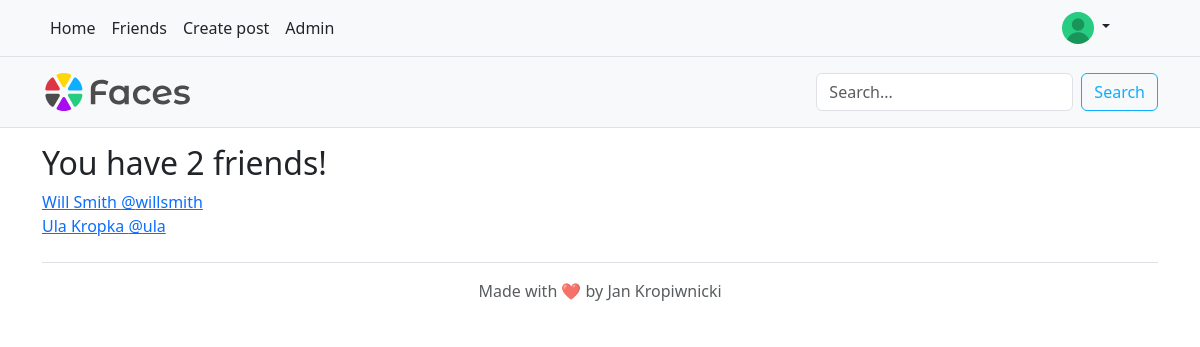
The page /friends/ (signed in) on the database its author committed.
### faces_app/models.py (models this page shows)
class ProfilePicture(models.Model):
    user = models.OneToOneField(User, on_delete=models.CASCADE)
    url = models.URLField()

class Person(models.Model):
    user = models.OneToOneField(User, on_delete=models.CASCADE)
    friends = models.ManyToManyField("self")
    notifications = models.JSONField()
    unread = models.PositiveIntegerField()
    bio = models.TextField(max_length=300, default="")
    POST_VIS_FRIENDS = '0'
    POST_VIS_FRIENDS_FRIENDS = '1'
    POST_VIS_EVERYONE = '2'
    POST_VIS_CHOICES = [
        (POST_VIS_FRIENDS, "Friends"),
        (POST_VIS_FRIENDS_FRIENDS, "Friends' friends"),
        (POST_VIS_EVERYONE, "Everyone"),
    ]
    post_vis = models.PositiveIntegerField(
        choices=POST_VIS_CHOICES,
        default=POST_VIS_FRIENDS
    )

### faces_app/views.py (the view)
# urls.py: path('friends/', faces_app.views.friend_list, name="friends"),
def friend_list(request):
    return render(request, "friend-list.html", {"friend_count": len(request.user.person.friends.all())})

### templates/friend-list.html (shortened to what this page needs)
{% extends 'base.html' %}
{% block content %}
    <h2>You have {% if friend_count == 0 %}no{% else %}{{ friend_count }}{% endif %} friend{% if friend_count != 1 %}s{% endif %}!</h2>
    {% for friend in user.person.friends.all %}
        <a href="{% url 'user' friend.user.username %}">{{ friend.user.first_name }} {{ friend.user.last_name }} @{{ friend.user.username }}</a><br>
    {% endfor %}
{% endblock %}

### templates/base.html (shortened to what this page needs)
{% load static %}
<!DOCTYPE html>
<html lang="en">
<head>
    <link href="https://cdn.jsdelivr.net/npm/bootstrap@5.3.0-alpha1/dist/css/bootstrap.min.css" rel="stylesheet"
>
    <link rel="stylesheet" href="https://cdn.jsdelivr.net/npm/bootstrap-icons@1.10.3/font/bootstrap-icons.css">
    <link rel="stylesheet" href="{% static "css/colors.css" %}">
</head>
<body>
    <header class="py-3 mb-4 border-bottom bg-light fixed-top">
        <div class="container d-flex flex-wrap justify-content-center">
            <a href="/" class="d-flex align-items-center me-5 me-lg-auto text-dark text-decoration-none">
                <img class="bi me-1" height="38" src="{% static 'img/faces.svg' %}" alt="Faces logo">
            </a>
            {% if user.is_authenticated %}
                <form method="get" class="d-flex mt-3 mt-md-0" role="search" action="{% url 'search_results' %}">
                    <input class="form-control me-2" name="q" type="search" placeholder="Search..." aria-label="Search"
                           value="{% block query %}{% endblock %}" required>
                    <button class="btn btn-outline-primary" type="submit">Search</button>
                </form>
            {% endif %}
        </div>
    </header>
    <nav class="navbar navbar-expand-md py-2 bg-light border-bottom fixed-top">
        <div class="container d-flex flex-wrap">
            <div class="collapse navbar-collapse" id="navbarCollapse">
                {% if not user.is_authenticated %}
                    <ul class="nav me-auto">
                        <li class="nav-item"><a href="#" class="nav-link link-dark px-2 active" aria-current="page">Home</a></li>
                        <li class="nav-item"><a href="#" class="nav-link link-dark px-2">About</a></li>
                        <li class="nav-item"><a href="#" class="nav-link link-dark px-2">FAQs</a></li>
                        <li class="nav-item"><a href="#" class="nav-link link-dark px-2">Contact</a></li>
                    </ul>
                    <ul class="nav">
                        <li class="nav-item"><a href="{% url 'login' %}" class="nav-link link-dark px-2">Login</a></li>
                        <li class="nav-item"><a href="{% url 'register' %}" class="nav-link link-dark px-2">Sign up</a></li>
                    </ul>
                {% else %}
                    <ul class="nav me-auto">
                        <li class="nav-item"><a href="{% url 'index' %}" class="nav-link link-dark px-2 active" aria-current="page">Home</a></li>
                        <li class="nav-item"><a href="{% url 'friends' %}" class="nav-link link-dark px-2">Friends</a></li>
                        <li class="nav-item"><a href="{% url 'create_post' %}" class="nav-link link-dark px-2">Create post</a></li>
                        {% if user.is_staff %}
                            <li class="nav-item"><a href="{% url 'admin:index' %}" class="nav-link link-dark px-2">Admin</a></li>
                        {% endif %}
                    </ul>
                    <div class="dropdown me-5">
                        <a href="#" class="d-block link-dark text-decoration-none dropdown-toggle position-relative" data-bs-toggle="dropdown" aria-expanded="false">
                            <img src="{% static user.profilepicture.url %}" alt="{{ user.username }}" class="rounded-circle" width="32" height="32">
                        </a>
                    </div>
                {% endif %}
            </div>
        </div>
    </nav>
    <div class="container-sm">
        <main>
            {% block content %}
            {% endblock %}
        </main>
        <footer class="py-3 my-4 border-top text-center text-muted">
            Made with ❤️ by Jan Kropiwnicki
        </footer>
    </div>
</body>
</html>

### static/css/colors.css (style rules this page uses)
:root { --bs-blue: #0eadfd; --bs-purple: #a80df0; --bs-green: #26cc7f; --bs-yellow: #ccab06; }
.btn-outline-primary { --bs-btn-color: var(--bs-blue); --bs-btn-border-color: var(--bs-blue); --bs-btn-active-bg: var(--bs-blue); --bs-btn-active-border-color: var(--bs-blue); --bs-btn-hover-border-color: var(--bs-blue); --bs-btn-hover-bg: var(--bs-blue); }

### templates/base.html (style rules this page uses)
header { top: 57px !important; }
body { padding-top: 9rem; }

### rows shown on the page
Person: user.first_name "Will", user.last_name "Smith", user.username "willsmith"
Person: user.first_name "Ula", user.last_name "Kropka", user.username "ula"

### other values the page prints
{{ friend_count }} "2"
